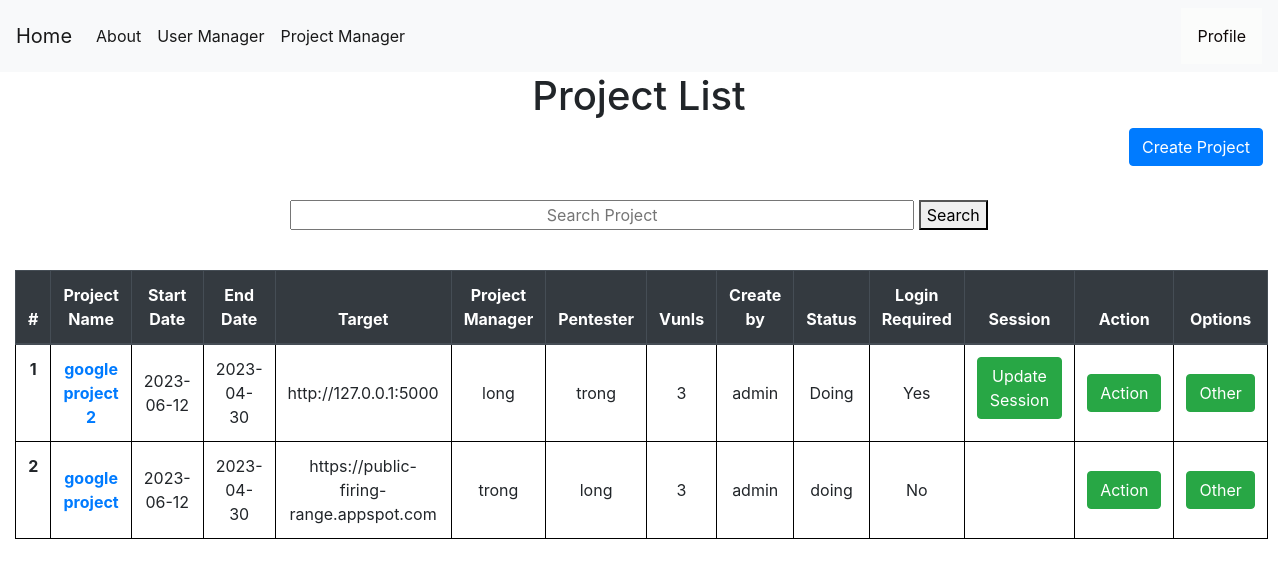
The page /projectmanager (signed in) on the database its author committed.
### tables this page shows
CREATE TABLE projects (
    projectid INTEGER PRIMARY KEY AUTOINCREMENT,
    projectname TEXT NOT NULL,
    startdate date NOT NULL,
    enddate date,
    vunls int,
    target text not null,
    securitylevel TEXT,
    manager TEXT ,
    pentester TEXT ,
    status TEXT NOT NULL,
    create_by INTEGER ,
    isspider INTEGER,
    isfuzzing INTEGER,
    login INTEGER NOT NULL,
    isconfig INTEGER NOT NULL DEFAULT 0,
    FOREIGN KEY (pentester) REFERENCES users(userid) ON DELETE CASCADE
    FOREIGN KEY (manager) REFERENCES users(userid) ON DELETE CASCADE
    FOREIGN KEY (create_by) REFERENCES users(userid) ON DELETE CASCADE
);

### app.py (the view)
@app.route('/projectmanager', methods=('GET', 'POST'))
def showproject():
    msg = ''
    if session["userid"] == None:
        return redirect(url_for('login'))
    currentuser = get_current_user()
    conn = get_db_connection()
    projects = conn.execute('SELECT * FROM projects').fetchall()
    users = conn.execute('SELECT * FROM users').fetchall()
    conn.commit()
    conn.close()
    return render_template('show_project.html', currentuser=currentuser,projects=projects,users=users,msg=msg)

### app.py (called while the page is built)
def get_db_connection():
    conn = sqlite3.connect('database.db')
    conn.row_factory = sqlite3.Row
    return conn

def get_current_user():
    userid = session["userid"]
    conn = get_db_connection()
    user = conn.execute('SELECT * FROM users WHERE userid = ?',(userid,)).fetchone()
    conn.commit()
    conn.close()
    return user

### templates/show_project.html (shortened to what this page needs)
{% extends 'base.html' %}
{% block content %}
    <center><h1>{% block title %}  Project List  {% endblock %}</h1></center>
    <link rel= "stylesheet" type= "text/css" href= "{{ url_for('static',filename='css/showuser.css') }}">
    <link rel= "stylesheet" type= "text/css" href= "{{ url_for('static',filename='css/loading.css') }}">
    {% if currentuser["role"] != "Pentester" %}
    <a href="{{ url_for('add_project')}}" class="btn btn-primary" style="float: right;" role="button" aria-pressed="true">Create Project</a>
    {% endif %}
  <center>
  <form action="{{ url_for('search_project') }}" method ="GET">
    <input style="text-align: center;width:50%;" name="projectname" type="projectname" placeholder="Search Project" />
    <button>Search</button>
  </form>
</center></br>
<div >
    <table class="table" style="width:100%">
        <thead class="thead-dark" style="width:100%">
          <tr>
            <th style="text-align: center"scope="col">#</th>
            <th style="text-align: center"scope="col">Project Name</th>
            <th style="text-align: center"scope="col">Start Date</th>
            <th style="text-align: center"scope="col">End Date</th>
            <th style="text-align: center"scope="col">Target</th>
            <th style="text-align: center"scope="col">Project Manager</th>
            <th style="text-align: center"scope="col">Pentester</th>
            <th style="text-align: center"scope="col">Vunls</th>
            <th style="text-align: center"scope="col">Create by</th>
            <th style="text-align: center"scope="col">Status</th>
            <th style="text-align: center"scope="col">Login Required</th>
            <th style="text-align: center"scope="col">Session</th>
            <th style="text-align: center;width: 10%;"scope="col">Action</th>
            <th style="text-align: center"scope="col">Options</th>
          </tr>
        </thead>
        <tbody>
        {% for project in projects %}
          <tr >
            <th style="text-align: center" class="counterCell"></th>
            <th style="text-align: center"class="align-middle" scope="row"><a href="{{ url_for('project_detail',id= project.projectid) }} ">{{ project.projectname }}</a></th>
            <td style="text-align: center"class="align-middle" >{{ project.startdate }}</td>
            <td style="text-align: center"class="align-middle" >{{ project.enddate }}</td>
            <td style="text-align: center"class="align-middle" >{{ project.target }}</a></td>
            <td style="text-align: center"class="align-middle" >{{ project.manager }}</td>
            <td style="text-align: center"class="align-middle" >{{ project.pentester }}</td>
            <td style="text-align: center"class="align-middle" >{{ project.vunls }}</td>
            <td style="text-align: center"class="align-middle" >{{ project.create_by }}</td>
            <td style="text-align: center"class="align-middle" >{{ project.status }}</td>
            {% if project.login == 1 %}
            <td style="text-align: center"class="align-middle" >Yes</td>
            {% else %}
            <td style="text-align: center"class="align-middle" >No</td>
            {% endif %}
            <td>
            {% if project.login == 1 %}
              {% if project.isconfig == 0%}
              <a style="text-align: center" href="{{ url_for('cookies_config',id= project.projectid) }}" class="btn btn-primary">Config Session</a>
              {% else %}
              <a style="text-align: center" href="{{ url_for('cookies_update',id= project.projectid) }}" class="btn btn-success">Update Session</a>
              {% endif%}
            {% else %}
            <a></a>
            {% endif %}
            </td>
            <td style="text-align: center" class="align-middle" >
              <div style="float:center;" class="dropdown">
                <button class="btn btn-success" class="dropbtn">Action</button>
              </div>
            </td>
            <td style="text-align: center" class="align-middle" >
              <div style="float:center;" class="dropdown">
                <button class="btn btn-success" class="dropbtn">Other</button>
              </div>
            </td>
          </tr>
        {% endfor %}
        </tbody>
      </table>
    </div>
{% endblock %}

### templates/base.html (shortened to what this page needs)
<!doctype html>
<link rel= "stylesheet" type= "text/css" href= "{{ url_for('static',filename='css/style.css') }}">
<html lang="en">
  <head>
    <link rel="stylesheet" href="https://stackpath.bootstrapcdn.com/bootstrap/4.3.1/css/bootstrap.min.css">
  </head>
  <body>
    <nav class="navbar navbar-expand-md navbar-light bg-light">
      {% block sidebar %}
        <a class="navbar-brand" href="{{ url_for('index')}}">Home</a>
        <div class="collapse navbar-collapse" id="navbarNav">
            <ul class="navbar-nav">
            <li class="nav-item active">
                <a class="nav-link" href="{{ url_for('about_us')}}">About</a>
            </li>
            </ul>
            <ul class="navbar-nav">
              {% if session.userid %}
                {% if session.userid == 1 %}
              <li class="nav-item active">
                <a class="nav-link" href="{{ url_for('showuser')}}">User Manager</a>
              </li>
                {% endif %}
              <li class="nav-item active">
                <a class="nav-link" href="{{ url_for('showproject')}}">Project Manager</a>
              </li>
              {% endif %}
              </ul>
        </div>
        {% endblock %}
        {% if session.userid %}
        <div class="dropdown">
          <button class="dropbtn">Profile</button>
        </div>
        {% else %}
          <a href="{{ url_for('login')}}" class="nav-link">Login</a>
        {% endif %}
    </nav>
    <div class="container">
        {% block content %} {% endblock %}
    </div>
</html>

### static/css/style.css (style rules this page uses)
table, th, td { border: 1px solid black; }
body { min-height: 100vh; height: 100%; margin: 0; z-index: 10; display: grid; grid-template-rows: auto 1fr auto; }
body { display: flex; flex-direction: column; }
.dropbtn { background-color: #fbfcfb; color: rgb(15, 8, 8); padding: 16px; font-size: 16px; border: none; }
.dropdown { position: relative; display: inline-block; }
.container { max-width: 1680px !important; }

### static/css/showuser.css (style rules this page uses)
table { counter-reset: tableCount; }
.counterCell:before { content: counter(tableCount); counter-increment: tableCount; }

### rows shown on the page
projects: projectname "google project 2", startdate "2023-06-12", enddate "2023-04-30", target "http://127.0.0.1:5000", manager "long", pentester "trong", vunls "3", create_by "admin", status "Doing", login "Yes"
projects: projectname "google project", startdate "2023-06-12", enddate "2023-04-30", target "https://public-firing-range.appspot.com", manager "trong", pentester "long", vunls "3", create_by "admin", status "doing", login "No"
